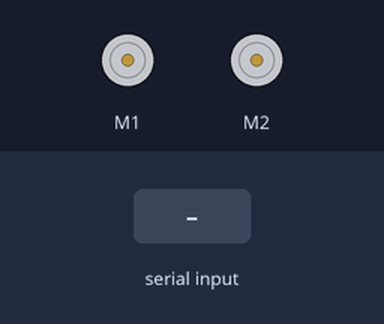
Bench run of a sketch on a simulated Arduino Leonardo, built with avr-gcc and run on an emulated ATmega32U4. Shown: 2 × DC motor (green arrow = forward, orange = backward, longer = faster). Inputs (shaded band) come from the test bench.

Above: at 4.2 s.
4.3 s: "W" received over Serial
At 5.1 s:
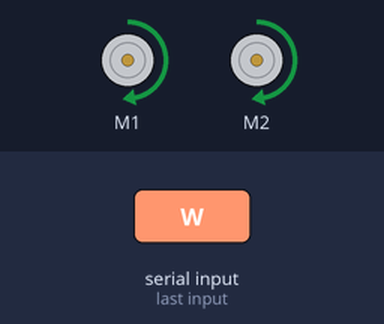
5.8 s: "A" received over the second serial link
At 6.3 s:
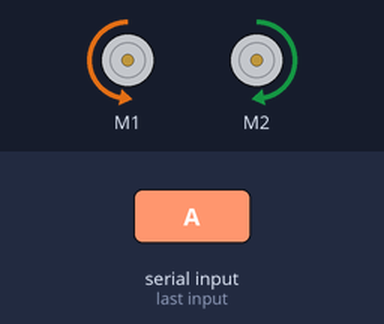
7.3 s: "S" received over Serial
At 8.5 s:
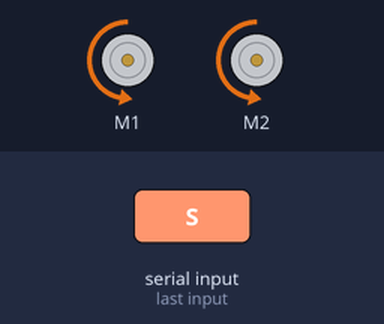
8.8 s: "D" received over the second serial link
At 9.8 s:
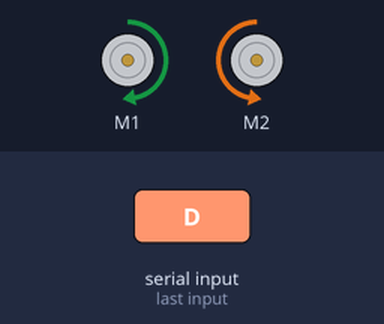
Timing chart, 0 to 11.3 s (numbered marks = the images above; inputs shaded):
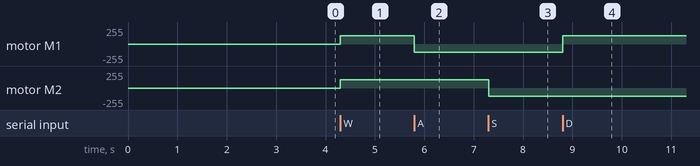

The sketch:

ZumoControl.ino
```cpp
#include <Wire.h>
#include <Zumo32U4.h>

Zumo32U4Motors motors;
Zumo32U4Buzzer buzzer;
Zumo32U4ButtonA buttonA;
Zumo32U4LineSensors lineSensors;
Zumo32U4ProximitySensors proxSensors;
int speed = 200;
bool connected = false;

void setup() {
  Serial.begin(9600);
  Serial1.begin(9600);

  lineSensors.initFiveSensors();
  proxSensors.initFrontSensor();
}

void loop() {
  // if (!connected) {
  //   Serial.write(5);
  //   Serial1.write(5);
  //   if ((Serial1.available() > 0 && Serial1.read() == 6) || (Serial.available() > 0 && Serial.read() == 6)) {
  //     connected = true;
  //   }
  // }
  if (Serial1.available() > 0 || Serial.available() > 0) {
    int incomingByte;
    if (Serial1.available() > 0)
      incomingByte = Serial1.read();
    else
      incomingByte = Serial.read();
    // Serial1.print("I received: ");
    // Serial1.println(incomingByte, DEC);
    // Serial.print("I received: ");
    // Serial.println(incomingByte, DEC);

    switch(incomingByte) {
      case 87: // W
        motors.setLeftSpeed(speed);
        motors.setRightSpeed(speed);
        break;
      case 65: // A
        motors.setLeftSpeed(-speed);
        motors.setRightSpeed(speed);
        break;
      case 83: // S
        motors.setLeftSpeed(-speed);
        motors.setRightSpeed(-speed);
        break;
      case 68: // D
        motors.setLeftSpeed(speed);
        motors.setRightSpeed(-speed);
        break;
      case 119: // w
        motors.setLeftSpeed(0);
        motors.setRightSpeed(0);
        break;
      case 43:
        speed += 10;
        Serial.print("Increased speed to: ");
        Serial.println(speed, DEC);
        Serial1.print("Increased speed to: ");
        Serial1.println(speed, DEC);
        break;
      case 45:
        speed -= 10;
        speed = max(speed, 10);
        Serial.print("Decreased speed to: ");
        Serial.println(speed, DEC);
        Serial1.print("Decreased speed to: ");
        Serial1.println(speed, DEC);
        break;
    }
  }

//  proxSensors.read();
//  if (proxSensors.countsFrontWithLeftLeds() >= 2 || proxSensors.countsFrontWithRightLeds() >= 2) {
//    Serial1.println("Detected an object");
//  }
}
```

Measured:
- after the input at 4.3 s, motor M1, motor M2: stopped → forward 127/255 at once
- after the input at 5.8 s, motor M1: forward 127/255 → backward 127/255 at once
- after the input at 7.3 s, motor M2: forward 127/255 → backward 127/255 at once
- after the input at 8.8 s, motor M1: backward 127/255 → forward 127/255 at once
